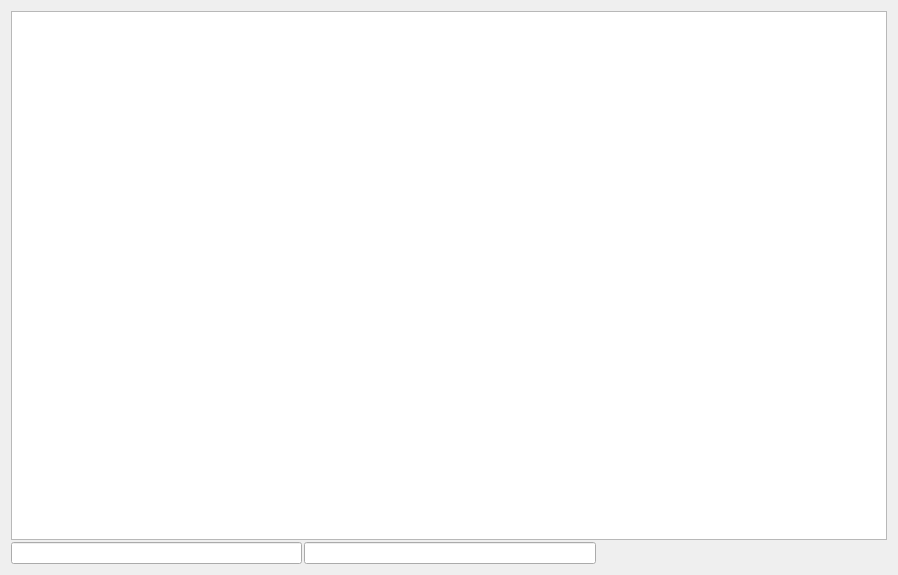
<?xml version="1.0" encoding="UTF-8"?>
<ui version="4.0">
 <class>EnumWidget</class>
 <widget class="QWidget" name="EnumWidget">
  <property name="geometry">
   <rect>
    <x>0</x>
    <y>0</y>
    <width>898</width>
    <height>575</height>
   </rect>
  </property>
  <property name="windowTitle">
   <string>Form</string>
  </property>
  <layout class="QVBoxLayout" name="verticalLayout">
   <property name="spacing">
    <number>2</number>
   </property>
   <item>
    <widget class="QTableView" name="tableView"/>
   </item>
   <item>
    <layout class="QHBoxLayout" name="horizontalLayout">
     <property name="spacing">
      <number>2</number>
     </property>
     <item>
      <widget class="QLineEdit" name="ordinalFilter">
       <property name="clearButtonEnabled">
        <bool>true</bool>
       </property>
      </widget>
     </item>
     <item>
      <widget class="QLineEdit" name="valueFilter">
       <property name="clearButtonEnabled">
        <bool>true</bool>
       </property>
      </widget>
     </item>
     <item>
      <spacer name="horizontalSpacer">
       <property name="orientation">
        <enum>Qt::Horizontal</enum>
       </property>
       <property name="sizeHint" stdset="0">
        <size>
         <width>40</width>
         <height>20</height>
        </size>
       </property>
      </spacer>
     </item>
    </layout>
   </item>
  </layout>
 </widget>
 <resources/>
 <connections/>
</ui>
